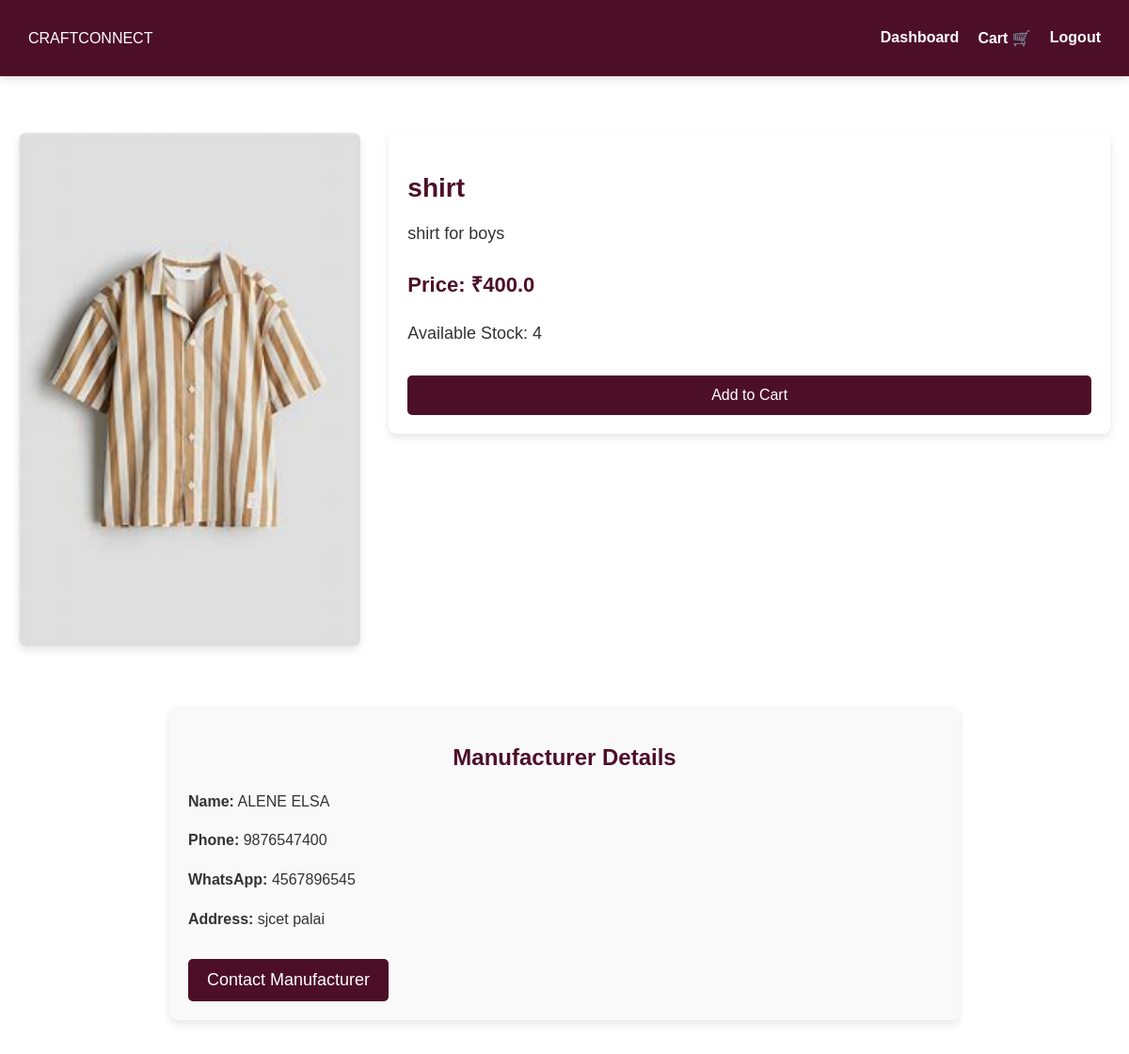
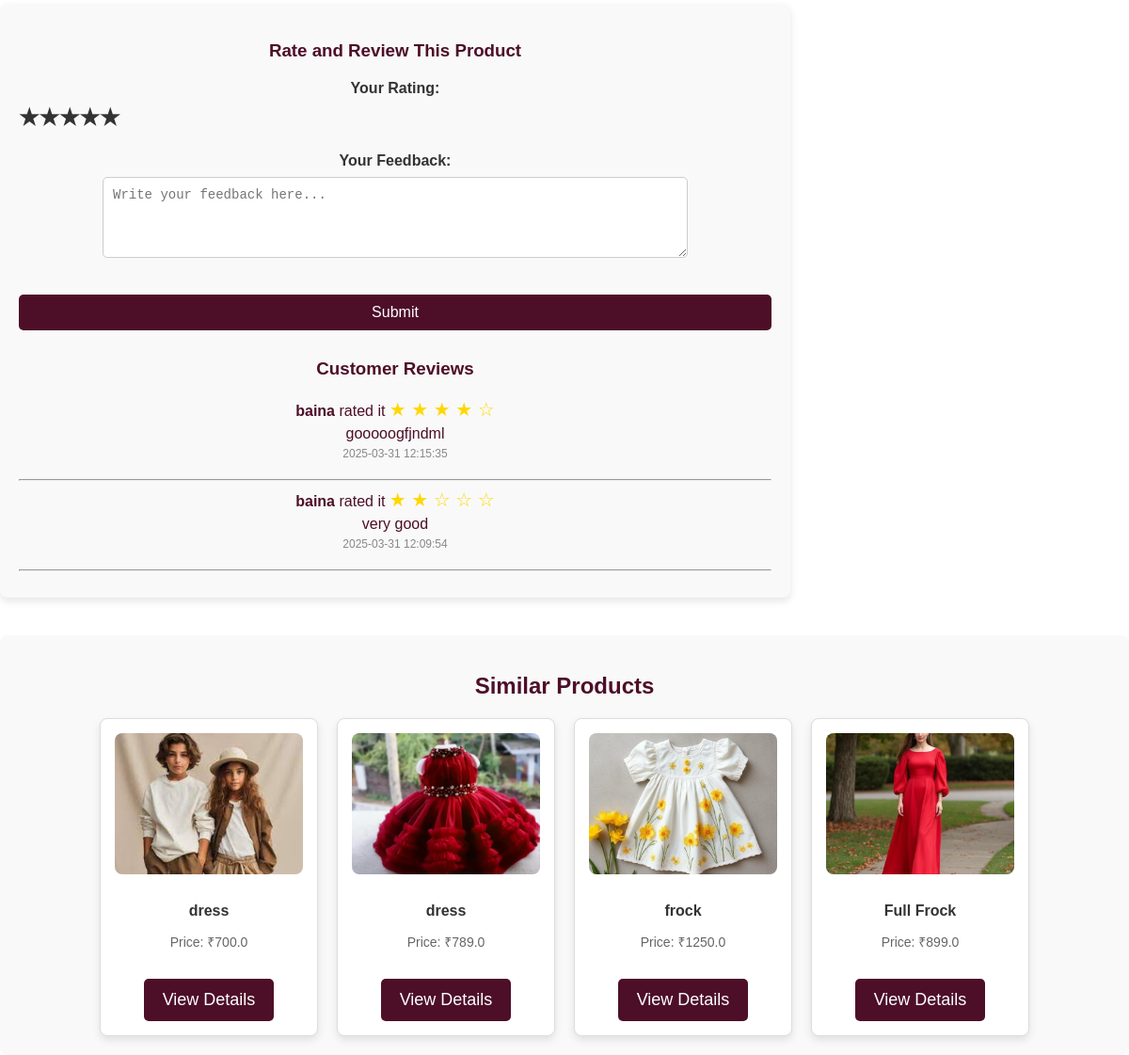
Page /product_details/3 (signed in) on the committed database (2 pictures, top to bottom).
### tables this page shows
CREATE TABLE products (
            id INTEGER PRIMARY KEY AUTOINCREMENT,
            name TEXT NOT NULL,
            description TEXT NOT NULL,
            price REAL NOT NULL,
            image TEXT NOT NULL,
            manufacturer_id INTEGER, approved INTEGER DEFAULT 0, category TEXT, stock_limit INTEGER DEFAULT NULL, size_chart TEXT,
            FOREIGN KEY (manufacturer_id) REFERENCES users (id)
        );

CREATE TABLE users (
            id INTEGER PRIMARY KEY AUTOINCREMENT,
            name TEXT NOT NULL,
            email TEXT UNIQUE NOT NULL,
            password TEXT NOT NULL,
            user_type TEXT NOT NULL,
            profile_pic TEXT DEFAULT 'default_profile.jpg'
        , phone TEXT, whatsapp TEXT, address TEXT, description TEXT, username TEXT, suspended default 0);

CREATE TABLE product_reviews (
            id INTEGER PRIMARY KEY AUTOINCREMENT,
            product_id INTEGER NOT NULL,
            user_id INTEGER NOT NULL,
            rating INTEGER NOT NULL,
            feedback TEXT NOT NULL,
            timestamp DATETIME DEFAULT CURRENT_TIMESTAMP,
            FOREIGN KEY (product_id) REFERENCES products (id),
            FOREIGN KEY (user_id) REFERENCES users (id)
        );

### app.py (the view)
@app.route('/product_details/<int:product_id>')
def product_details(product_id):
    conn = sqlite3.connect("craftconnect.db")
    conn.row_factory = sqlite3.Row
    cursor = conn.cursor()
    cursor.execute("""
        SELECT p.id, p.name, p.description, p.price, p.image, p.category, p.stock_limit, p.size_chart,
               m.id AS manufacturer_id, m.name AS manufacturer_name, m.phone, m.whatsapp, m.address,
               m.description AS manufacturer_description
        FROM products p
        JOIN users m ON p.manufacturer_id = m.id
        WHERE p.id = ?
    """, (product_id,))
    product = cursor.fetchone()
    if not product:
        conn.close()
        flash("Product not found.", "danger")
        return redirect(url_for("browse_products"))
    cursor.execute("""
        SELECT id, name, price, image
        FROM products
        WHERE category = ? AND id != ?
        LIMIT 4
    """, (product["category"], product_id))
    similar_products = cursor.fetchall()
    cursor.execute("""
        SELECT r.rating, r.feedback, r.timestamp, u.name AS user_name
        FROM product_reviews r
        JOIN users u ON r.user_id = u.id
        WHERE r.product_id = ?
        ORDER BY r.timestamp DESC
    """, (product_id,))
    reviews = cursor.fetchall()
    conn.close()
    return render_template("product_details.html", product=product, similar_products=similar_products, reviews=reviews)

### templates/product_details.html (shortened to what this page needs)
<!DOCTYPE html>
<html lang="en">
<head>
    <link rel="stylesheet" href="{{ url_for('static', filename='css/styles.css') }}">
</head>
<body>
    <nav class="navbar">
        <div class="logo">CRAFTCONNECT</div>
        <ul class="nav-links">
            <li><a href="{{ url_for('customer_dashboard') }}">Dashboard</a></li>
            <li><a href="{{ url_for('cart') }}">Cart 🛒</a></li>
            <li><a href="{{ url_for('logout') }}">Logout</a></li>
        </ul>
    </nav>
    <section class="product-details-container">
        <div class="product-image">
            <img src="{{ url_for('static', filename='uploads/' + product[4]) }}" alt="{{ product[1] }}">
        </div>
        <div class="product-details">
            <h1>{{ product[1] }}</h1>
            <p>{{ product[2] }}</p>
            <p class="price">Price: ₹{{ product[3] }}</p>
            <p class="stock">
                {% if product[6] %}
                    Available Stock: {{ product[6] }}
                {% else %}
                    Stock: Unlimited
                {% endif %}
            </p>
           <!-- {% if product[5] == 'Clothing' %}
            <form action="{{ url_for('add_to_cart', product_id=product[0]) }}" method="POST">
                <button type="submit" class="button">Add to Cart</button>
            </form>
            {% endif %}
        </div>
    </section>
    <section class="manufacturer-details-container">
        <h2>Manufacturer Details</h2>
        <p><strong>Name:</strong> {{ product[9] }}</p>
        <p><strong>Phone:</strong> {{ product[10] }}</p>
        <p><strong>WhatsApp:</strong> {{ product[11] }}</p>
        <p><strong>Address:</strong> {{ product[12] }}</p>
        <a href="{{ url_for('contact_manufacturer', product_id=product[0], manufacturer_id=product[8], customer_id=session['user_id']) }}" class="button">
          Contact Manufacturer
        </a>
    </section>
    <section class="product-rating-feedback">
        <h3>Rate and Review This Product</h3>
        <form method="POST" action="{{ url_for('submit_rating', product_id=product['id']) }}">
            <label for="rating">Your Rating:</label>
            <div class="star-rating">
                <label for="star5" title="5 stars">&#9733;</label>
                <label for="star4" title="4 stars">&#9733;</label>
                <label for="star3" title="3 stars">&#9733;</label>
                <label for="star2" title="2 stars">&#9733;</label>
                <label for="star1" title="1 star">&#9733;</label>
            </div>
            <label for="feedback">Your Feedback:</label>
            <textarea id="feedback" name="feedback" rows="4" placeholder="Write your feedback here..." required></textarea>
            <button type="submit" class="button">Submit</button>
        </form>
        <div class="existing-reviews">
            <h3>Customer Reviews</h3>
            {% if reviews %}
                {% for review in reviews %}
                <div class="review">
                    <p><strong>{{ review['user_name'] }}</strong> rated it
                        <span class="stars">
                            {% for i in range(review['rating']) %}
                                &#9733;
                            {% endfor %}
                            {% for i in range(5 - review['rating']) %}
                                &#9734;
                            {% endfor %}
                        </span>
                    </p>
                    <p>{{ review['feedback'] }}</p>
                    <p class="review-date">{{ review['timestamp'] }}</p>
                </div>
                <hr>
                {% endfor %}
            {% else %}
                <p>No reviews yet. Be the first to review this product!</p>
            {% endif %}
        </div>
    </section>
    <section class="similar-products">
        <h2>Similar Products</h2>
        <div class="product-grid">
            {% for similar_product in similar_products %}
            <div class="product-card">
                <img src="{{ url_for('static', filename='uploads/' + similar_product[3]) }}" alt="{{ similar_product[1] }}">
                <h3>{{ similar_product[1] }}</h3>
                <p>Price: ₹{{ similar_product[2] }}</p>
                <a href="{{ url_for('product_details', product_id=similar_product[0]) }}" class="button">View Details</a>
            </div>
            {% endfor %}
        </div>
    </section>
</body>
</html>

### rows in the picture
products: image+name (picture), name "shirt", description "shirt for boys", price "400.0", stock_limit "4"
users: name "ALENE ELSA", phone "9876547400", whatsapp "4567896545", address "sjcet palai"
product_reviews: user_name "baina", rating 4 (drawn), feedback "gooooogfjndml", timestamp "2025-03-31 12:15:35"
product_reviews: user_name "baina", rating 2 (drawn), feedback "very good", timestamp "2025-03-31 12:09:54"
products: image (picture), name "dress", price "700.0"
products: image (picture), name "dress", price "789.0"
products: image+name (picture), name "frock", price "1250.0"
products: image (picture), name "Full Frock", price "899.0"
